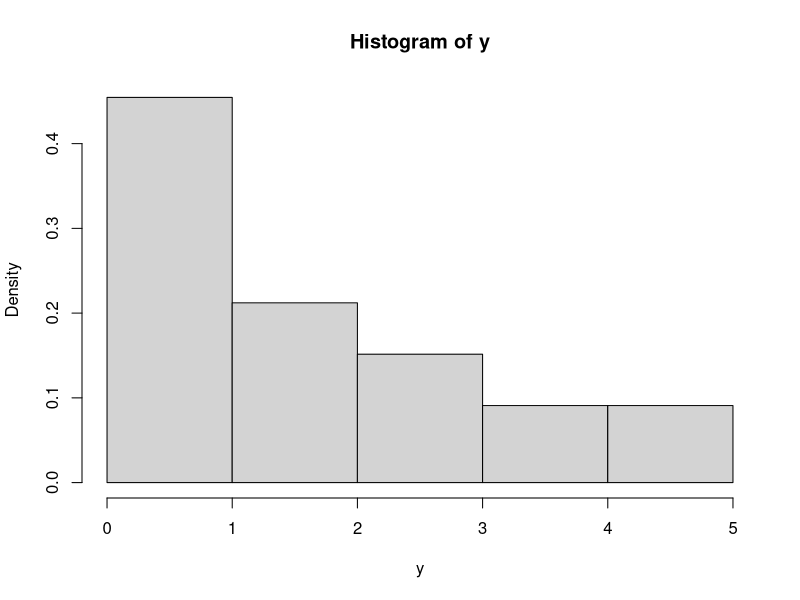
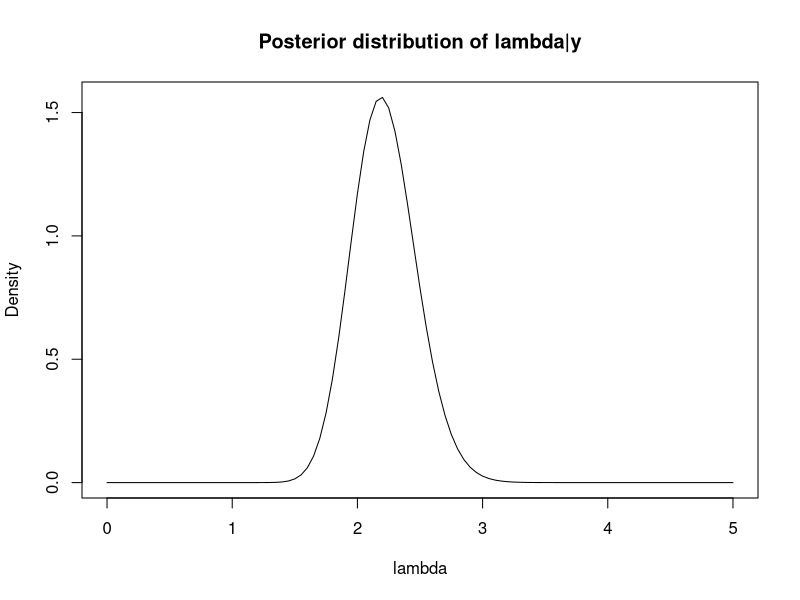
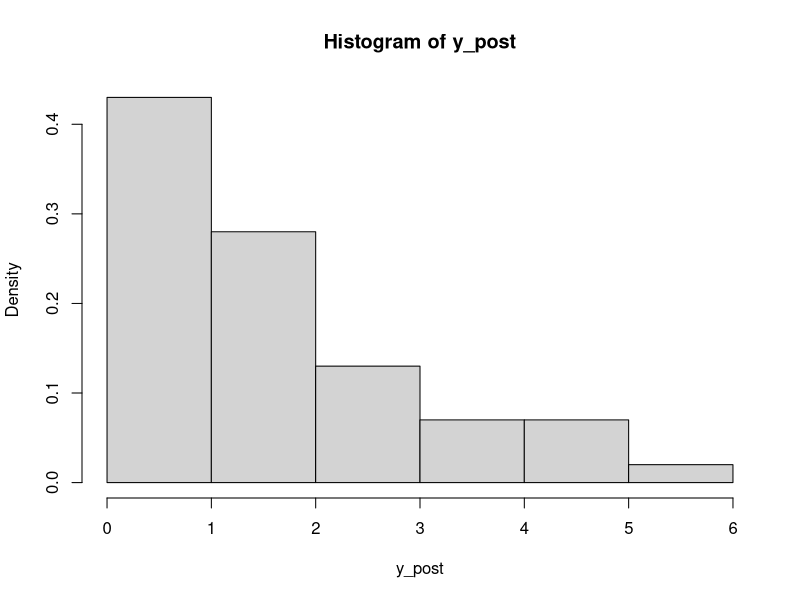

Here is the R script that generated these plots, in order:
### Poisson Gamma Conjugate
#simulate dataset y ~ Poisson(lambda) (33 data points)
n = 33
lambda_true = 2
set.seed(5)#set seed for reproducibility
y <- rpois(n, lambda_true)

hist(y, freq = FALSE)

#prior
# I will use a gamma prior for lambda
#lambda ~ Gamma(alpha, beta)

#suppose I want to use moment matching to set the prior
#E[lambda] = alpha/beta
#Var[lambda] = alpha/beta^2
#I want E[lambda] = 10 and Var[lambda] = 15
prior_mean <- 10
prior_var <- 15
#solving for alpha and beta
alpha <- prior_mean^2/prior_var
beta <- prior_mean/prior_var

### posterior is conjugate  ###
# lambda|y ~ Gamma(alpha_post, beta_post)
alpha_post <- alpha + sum(y)
beta_post <- beta + n

#posterior mean
lambda_post_mean <- alpha_post/beta_post

#posterior variance
lambda_post_var <- alpha_post/beta_post^2

#plot posterior distribution of lambda|y
curve(dgamma(x, alpha_post, beta_post),
      from = 0, to = 5, 
      xlab = "lambda",
      ylab = "Density", 
      main = "Posterior distribution of lambda|y")


#posterior predictive - take 100 samples from posterior predictive
n_post_pred <- 100 
set.seed(5)
#sample lambda from posterior
lambda_post <- rgamma(n_post_pred, alpha_post, beta_post)
#sample new y using samples of lambda from posterior
y_post <- rpois(n_post_pred, lambda_post)

hist(y_post, freq = FALSE)
